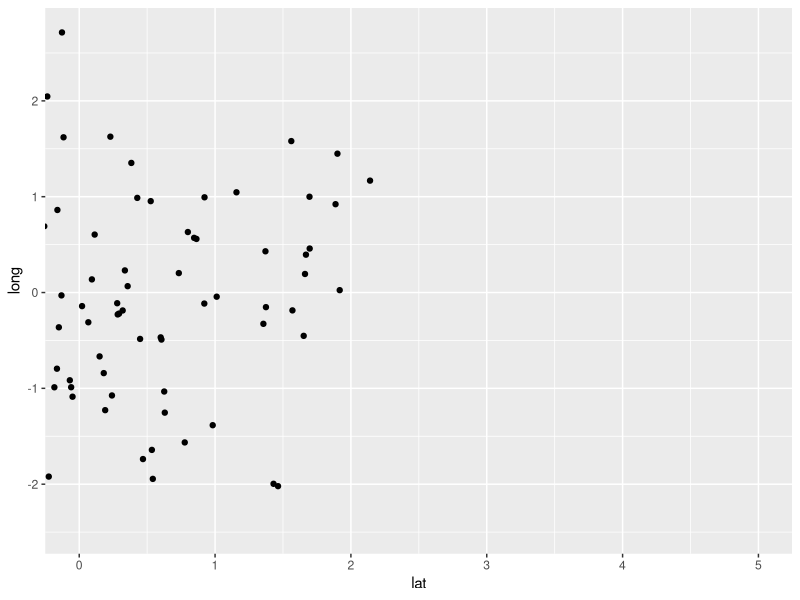
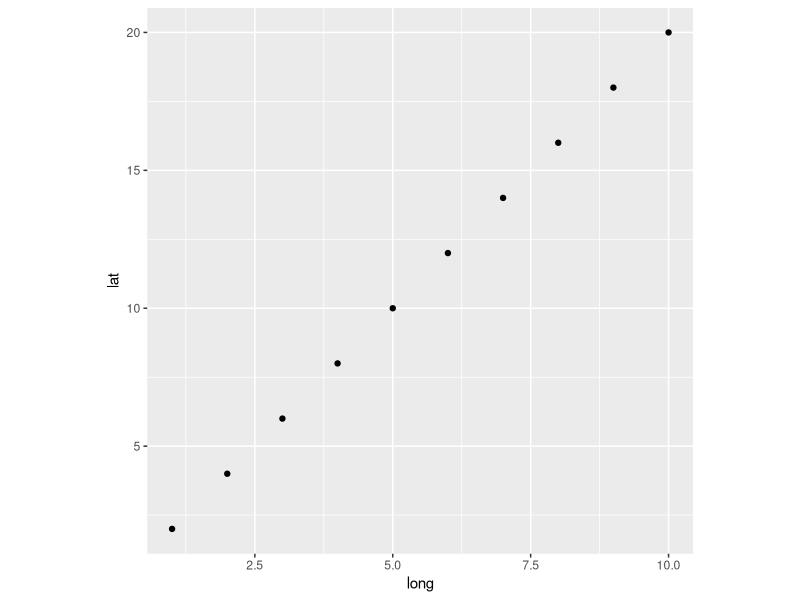
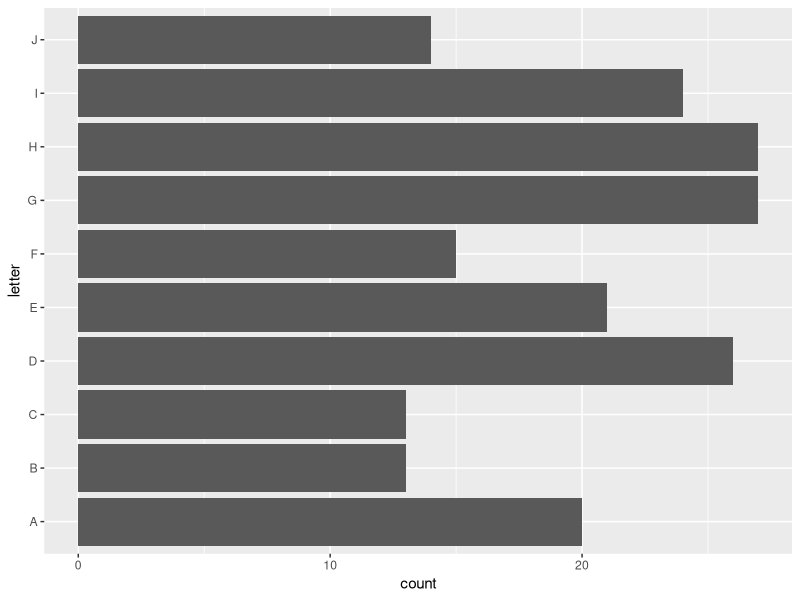
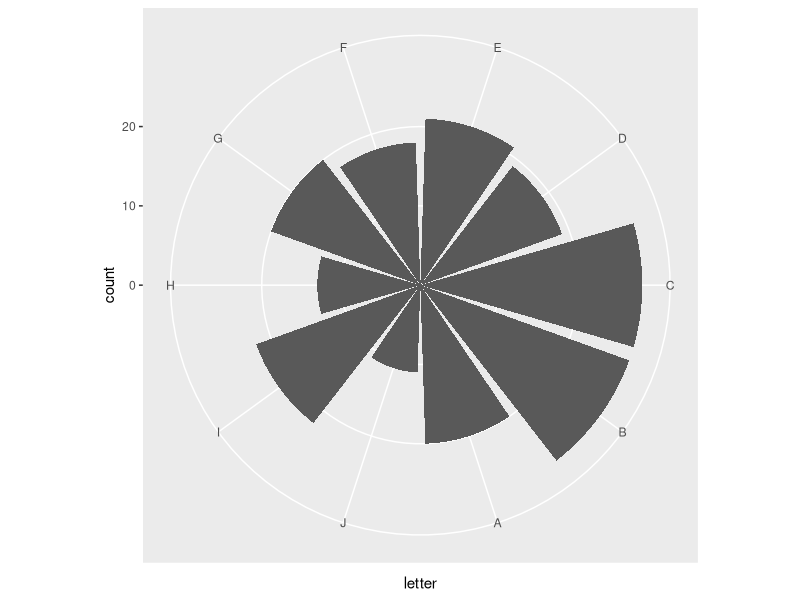
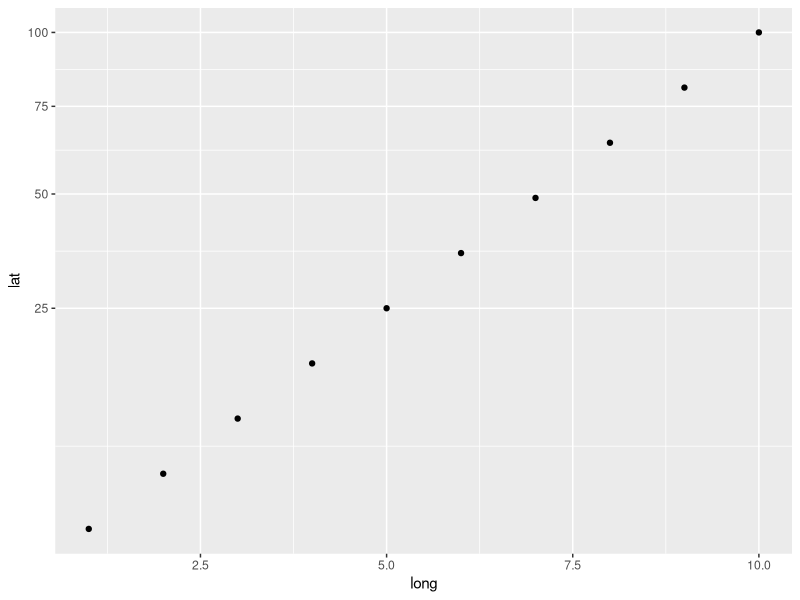
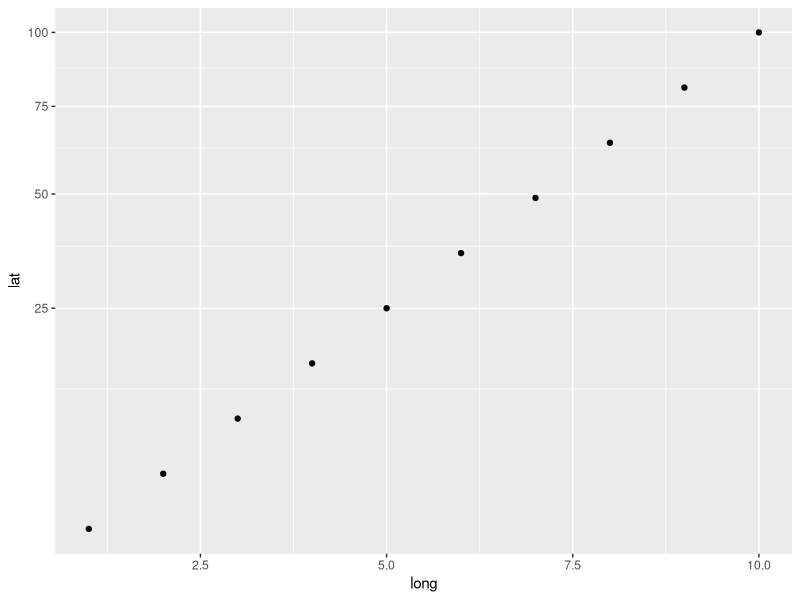

R code for these plots, in order:
## ---- chunk 1
knitr::opts_chunk$set(warning = FALSE, message = FALSE)
knitr::opts_chunk$set(fig.align = "center", fig.width = 6)
library(ggplot2)
library(dplyr)
## ---- chunk 2
ggplot(tibble(lat = rnorm(100), long = rnorm(100))) + 
  geom_point(aes(x = lat, y = long)) +
  coord_cartesian(xlim = c(0, 5))
## ---- chunk 3
ggplot(tibble(long = 1:10, lat = 1:10*2)) +
  geom_point(aes(x = long, y = lat)) +
  coord_fixed(ratio = 1/2)
## ---- chunk 4
ggplot(tibble(letter = sample(LETTERS[1:10], 200, replace = TRUE))) +
  geom_bar(aes(x = letter)) +
  coord_flip()
## ---- chunk 5
ggplot(tibble(letter = sample(LETTERS[1:10], 200, replace = TRUE))) +
  geom_bar(aes(x = letter)) +
  coord_polar(theta = "x", start = pi, direction = -1)
## ---- chunk 6
ggplot(data.frame(long = 1:10, lat = (1:10)^2), aes(long, lat)) + 
  geom_point(aes(x = long, y = lat)) +
  scale_y_sqrt()
## ---- chunk 7
ggplot(data.frame(long = 1:10, lat = (1:10)^2), aes(long, lat)) + 
  geom_point(aes(x = long, y = lat)) +
  coord_trans(y = "sqrt")
